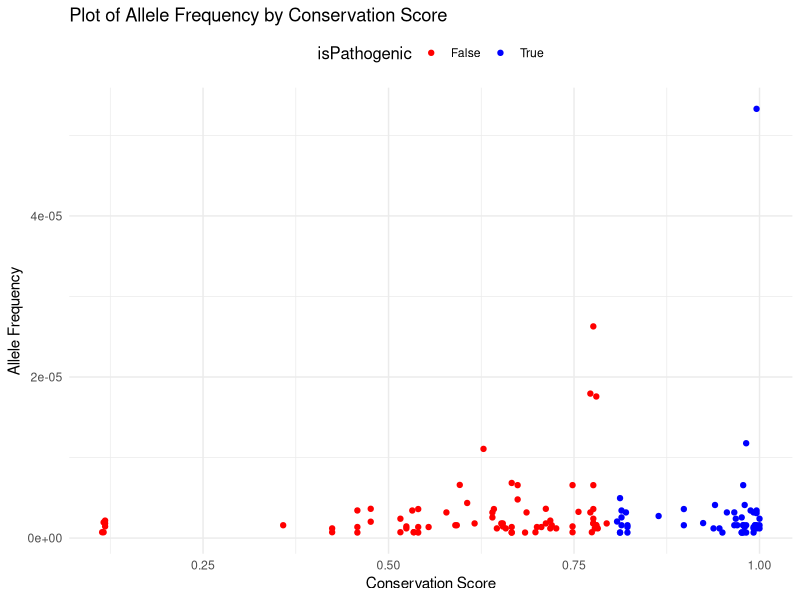
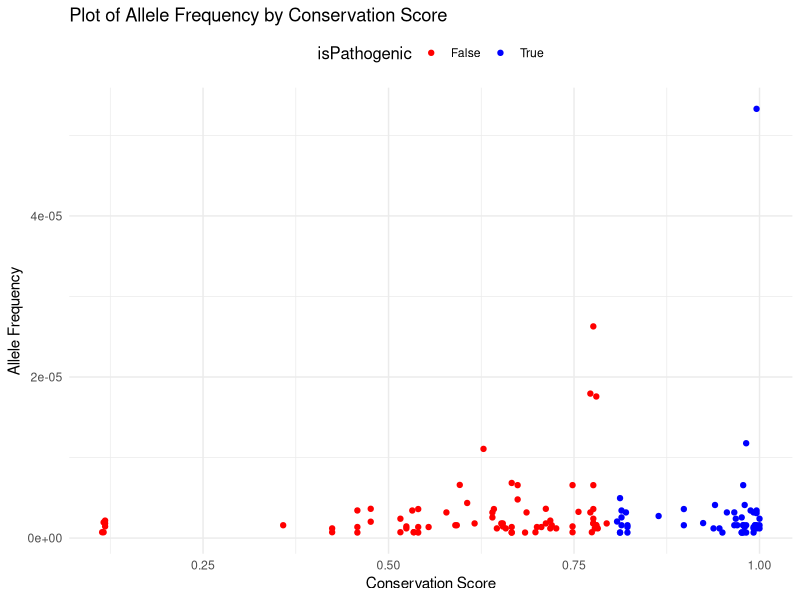

R code for these plots, in order:
library(readr)
library(ggplot2)
library(dplyr)

df <- read_csv('classification_output.csv', show_col_types = FALSE)
df <- df %>% select(-...1)

df$isPathogenic <- factor(df$isPathogenic, labels = c("False", "True"))

p <- ggplot(df, aes(x = cons_score, y = Allele_frequency, color = isPathogenic)) +
  geom_point() +
  scale_color_manual(values = c("False" = "red", "True" = "blue")) +
  labs(
    x = 'Conservation Score',
    y = 'Allele Frequency',
    color = 'isPathogenic',
    title = 'Plot of Allele Frequency by Conservation Score'
  ) +
  theme_minimal() +
  theme(
    legend.title = element_text(size = 12),
    legend.position = "top"
  )

ggsave('allele_freq_corr_s=500_r.pdf', p, width = 10, height = 6, units = 'in')

print(p)
